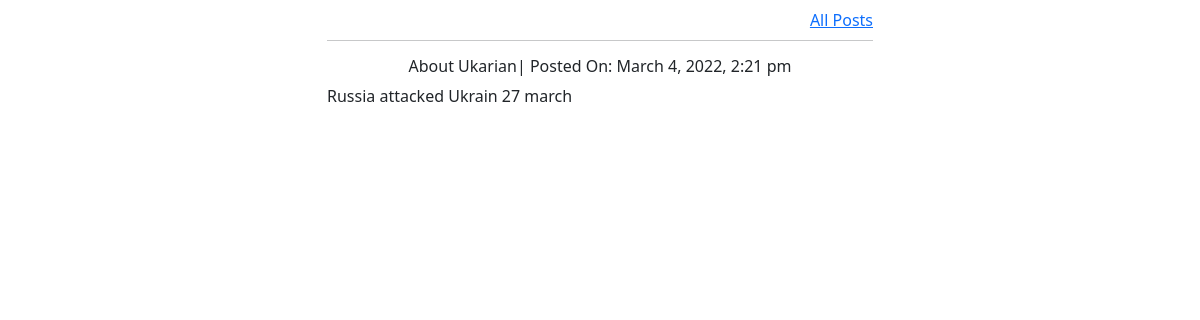
The page /view.php?id=5 on the database its author committed.
### tables this page shows
CREATE TABLE `posts` (
  `id` int(6) NOT NULL,
  `title` varchar(191) NOT NULL,
  `description` longtext,
  `image` varchar(191) NOT NULL,
  `created_at` timestamp NOT NULL DEFAULT CURRENT_TIMESTAMP,
  `updated_at` timestamp NOT NULL DEFAULT CURRENT_TIMESTAMP
);

### view.php (the view, shortened to what this page needs)
<?php
    include_once('config.php');
?>
<!doctype html>
<html lang="en">
  <head>
    <link href="https://cdn.jsdelivr.net/npm/bootstrap@5.1.3/dist/css/bootstrap.min.css" rel="stylesheet">
  </head>
  <body>
    <div class="container">
      <div class="row">
        <div class="col-6 offset-3">
          <div class="mt-2 float-end">
            <a href="index.php" class="d-block">All Posts</a>
          </div>
            <?php
                if(isset($_GET['id']) && is_numeric($_GET['id'])){
                    $id = $_GET['id'];
                    $sql = "SELECT * FROM `posts` WHERE `id` = $id";
                    $res = $conn->query($sql);
                    if($res->num_rows > 0){
                        $data = $res->fetch_assoc();
            ?>
                    <hr>
                    <div>
                        <h6 class="text-center">
                            <?php echo $data['title']; ?>|
                            Posted On: <?php echo date("F j, Y, g:i a", strtotime($data['created_at']));?>
                        </h6>
                    </div>
                    <p class="text-justify">
                         <?php echo $data['description']; ?>
                    </p>
            <?php
                    }else{
            ?>
                        <div class="alert alert-danger text-center" role="alert">
                            Post Not Found!;
                        </div>
            <?php
                    }
                }else{
            ?>
                    <div class="alert alert-danger text-center" role="alert">
                    Something went wrong! Please try again later!
                    </div>
            <?php
                }
            ?>
        </div>
    </div>
  </body>
</html>

### rows shown on the page
posts: title "About Ukarian", created_at "March 4, 2022, 2:21 pm", description "Russia attacked Ukrain 27 march"
